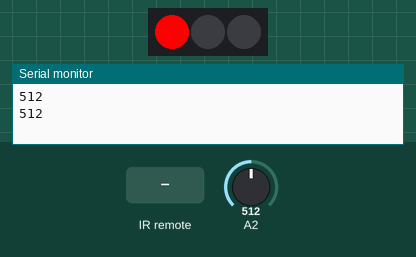
Bench run of a sketch on a simulated Arduino Uno, built with avr-gcc and run on an emulated ATmega328P. Parts: 3 RGB LEDs in strip order, left to right, the last lines printed to the serial monitor. The inputs (shaded band) are chosen by the test bench; at power-on: A2 = 512. Dim RGB values are drawn brighter than linear.

Above: at 2.8 s.
2.9 s: infrared code 0xFF52AD received
At 4.9 s:
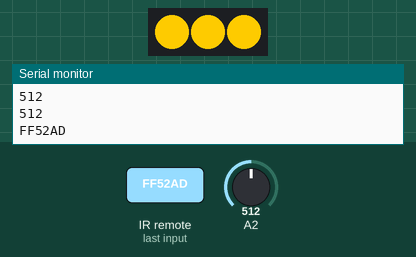
6.4 s: infrared code 0xFF629D received
At 7.9 s:
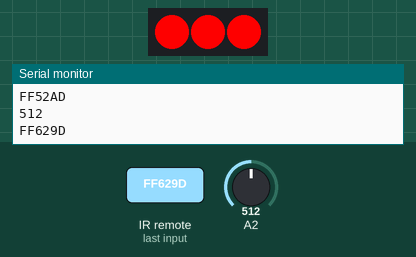
9.9 s: infrared code 0xFFA25D received
At 11.0 s:
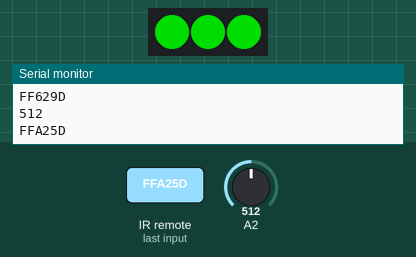
13.4 s: A2 set to 122
16.9 s: A2 set to 0
19.4 s: A2 set to 511
At 19.7 s:
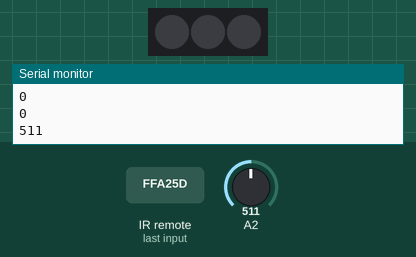
Timing chart, 0 to 23.9 s (numbered marks = the images above; inputs shaded):
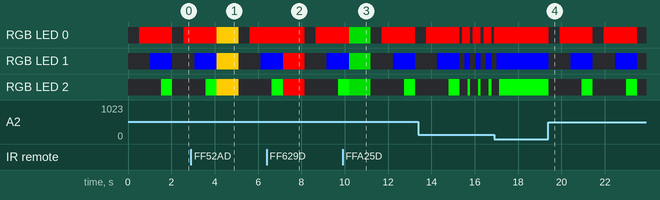

Measured:
- after the input at 19.4 s, RGB LED 0: alternates RGB(250, 0, 0) for 1.5 s and off for 0.51 s, starting at once; RGB LED 1: alternates RGB(0, 0, 250) for 1.0 s and off for 1.0 s, starting at once; RGB LED 2: alternates RGB(0, 250, 0) for 0.51 s and off for 1.5 s, starting at once

The sketch:

IRPixel.ino
```cpp
/*
 * Riceve da IR un codice
 * Accende un NeoPixel
 * posta@maurizioconti.com
 *
 * Basata sulla LIB di Ken Shirriff
 * http://arcfn.com
 */

#include <IRremote.h>

#include <Adafruit_NeoPixel.h>
#ifdef __AVR__
  #include <avr/power.h>
#endif

#define RX_PIN 3
decode_results results;

#define LED_PIN 7
#define NUMPIXELS 3

IRrecv irrecv( RX_PIN );
Adafruit_NeoPixel pixels = Adafruit_NeoPixel(NUMPIXELS, LED_PIN, NEO_GRB + NEO_KHZ800);

void setup()
{
  Serial.begin(9600);
  irrecv.enableIRIn(); // Start the receiver
  pixels.begin(); // This initializes the NeoPixel library
}

void loop() {

  if (irrecv.decode(&results)) {
    Serial.println(results.value, HEX);
    irrecv.resume(); // Receive the next value

    if( results.value == 0xFF22DD ) {
        pixels.setPixelColor(0, pixels.Color(0,0,0)); // Spegne tutto
        pixels.setPixelColor(1, pixels.Color(0,0,0));
        pixels.setPixelColor(2, pixels.Color(0,0,0));
        pixels.show(); // This sends the updated pixel color to the hardware.
    }

    if( results.value == 0xFF52AD ) {
        //                                   R   G   B
        pixels.setPixelColor(0, pixels.Color(250,200,000)); // il più vicino ai fili rosso
        pixels.setPixelColor(1, pixels.Color(250,200,000));
        pixels.setPixelColor(2, pixels.Color(250,200,000));
        pixels.show(); // This sends the updated pixel color to the hardware.
    }

    if( results.value == 0xFFA25D ) {
        pixels.setPixelColor(0, pixels.Color(0,150,0)); // Moderately bright green color.
        pixels.setPixelColor(1, pixels.Color(0,150,0)); // Moderately bright green color.
        pixels.setPixelColor(2, pixels.Color(0,150,0)); // Moderately bright green color.
        pixels.show(); // This sends the updated pixel color to the hardware.
    }

    if( results.value == 0xFF629D ) {
        pixels.setPixelColor(0, pixels.Color(250,0,0)); // bright red color.
        pixels.setPixelColor(1, pixels.Color(250,0,0));
        pixels.setPixelColor(2, pixels.Color(250,0,0));
        pixels.show(); // This sends the updated pixel color to the hardware.
    }

    delay(1000);
  }

  int valore = analogRead( A2 );
  Serial.println( valore );

      pixels.setPixelColor(0, pixels.Color(0,0,0));
    pixels.setPixelColor(1, pixels.Color(0,0,0));
    pixels.setPixelColor(2, pixels.Color(0,0,0));
    pixels.show(); // This sends the updated pixel color to the hardware.
    delay(valore);

    pixels.setPixelColor(0, pixels.Color(250,0,0));
    pixels.show(); // This sends the updated pixel color to the hardware.
    delay(valore);

    pixels.setPixelColor(1, pixels.Color(0,0,250));
    pixels.show(); // This sends the updated pixel color to the hardware.
    delay(valore);

    pixels.setPixelColor(2, pixels.Color(0,250,0));
    pixels.show(); // This sends the updated pixel color to the hardware.
    delay(valore);

}
```
